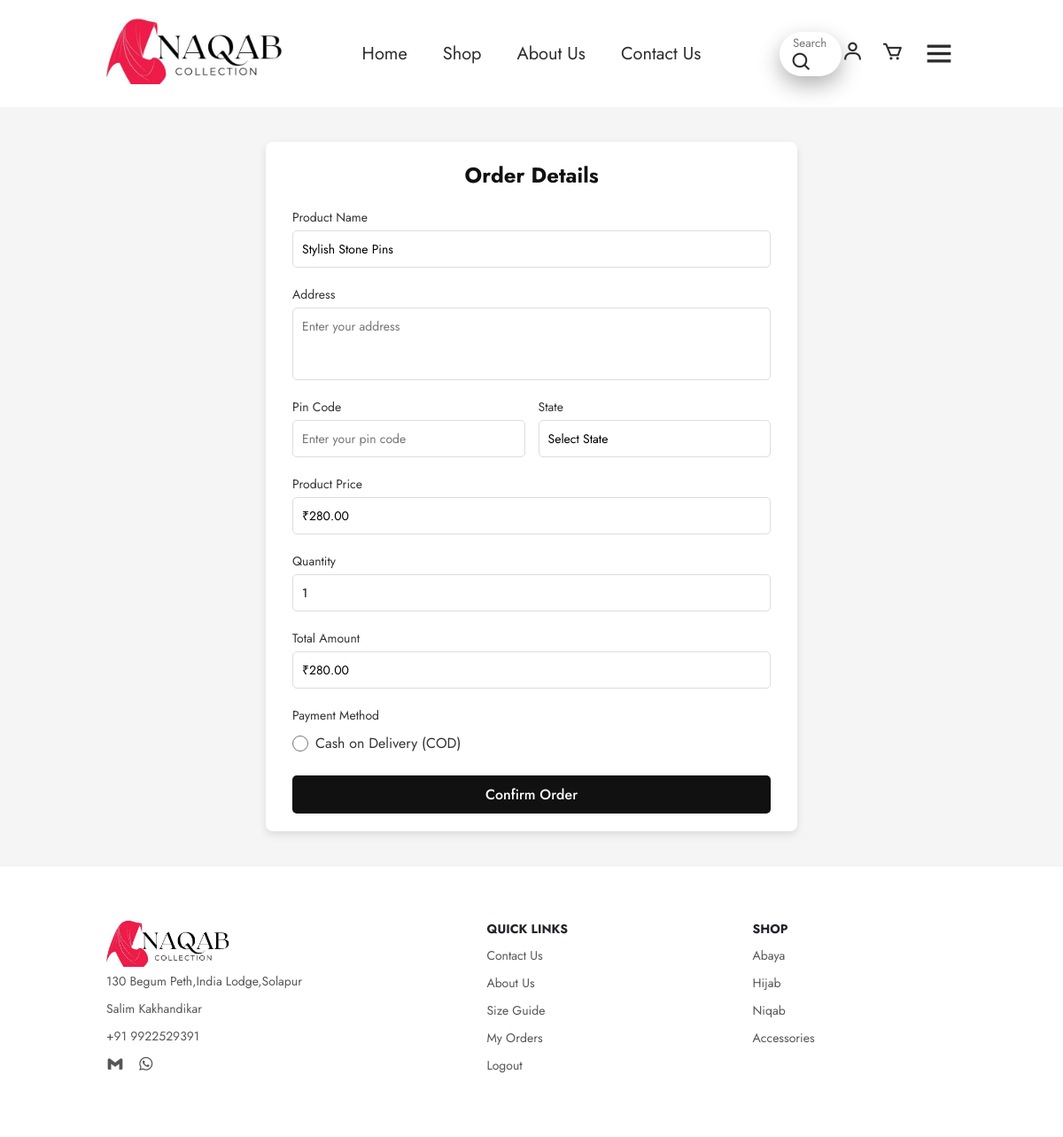
The app's page /order.php?id=8 (signed in) with its own data.
### tables this page shows
CREATE TABLE `product` (
  `id` int(11) NOT NULL,
  `name` varchar(20) NOT NULL,
  `price` int(11) NOT NULL,
  `image` text DEFAULT NULL,
  `quantity` int(11) NOT NULL,
  `category` varchar(20) NOT NULL,
  `description` varchar(100) NOT NULL
);

### order.php (the view, shortened to what this page needs)
<?php
include 'header.php';
    ?>
    <?php
$productId = intval($_GET['id']);
$stmt = $conn->prepare("SELECT name, price, quantity FROM product WHERE id = ?");
$stmt->bind_param("i", $productId);
$stmt->execute();
$result = $stmt->get_result();
$product = $result->fetch_assoc();
    ?>
<!DOCTYPE html>
<html>
<head>
    <link rel="stylesheet" href="https://cdn.jsdelivr.net/npm/sweetalert2@11/dist/sweetalert2.min.css">
    <link rel="stylesheet" href="style.css">
</head>
<body>
    <div class="checkout-container" style="margin-top:120px;">
        <form id="buyNowForm" action="" class="checkout-form">
        <h2>Order Details</h2>
            <div class="flex-container">
                <div class="input-box">
                    <label for="productName">Product Name</label>
                    <input type="text" class="form-control" id="productName"
                        value="<?php echo htmlspecialchars($product['name']); ?>" readonly>
                </div>
            </div>
            <div class="input-box">
                <label for="address">Address</label>
                <textarea id="address" name="address" placeholder="Enter your address" rows="3" required></textarea>
            </div>
            <div class="flex-container">
                <div class="input-box">
                    <label for="pincode">Pin Code</label>
                    <input type="text" id="pincode" name="pincode" placeholder="Enter your pin code" required>
                </div>
                <div class="input-box">
                    <label for="state">State</label>
                    <select id="state" name="state" required>
                        <option value="">Select State</option>
                    </select>
                </div>
            </div>
            <div class="input-box">
                <label for="productPrice">Product Price</label>
                <input type="text" class="form-control" id="productPrice"
                    value="₹<?php echo number_format($product['price'], 2); ?>" readonly>
            </div>
            <div class="flex-container">
                <div class="input-box">
                    <label for="quantity">Quantity</label>
                    <input type="number" class="form-control" id="quantity"
                        name="quantity" min="1" max="<?php echo $product['quantity']; ?>" value="1" required>
                </div>
            </div>
            <div class="flex-container">
                <div class="input-box">
                    <label for="totalAmount">Total Amount</label>
                    <input type="text" id="totalAmount" name="totalAmount"
                           value="₹<?php echo number_format($product['price'], 2); ?>" readonly>
                </div>
            </div>
    <div class="input-box">
        <label>Payment Method</label>
        <div class="radio-group">
        <label for="cod">
            <input type="radio" id="cod" name="paymentMethod" value="cod" required>
            Cash on Delivery (COD)
        </label>
        </div>
     </div>
            <button type="submit" class="main-btn">Confirm Order</button>
        </form>
    </div>
</body>
</html>
<?php include 'footer.php' ?>

### style.css (style rules this page uses)
* { margin: 0; padding: 0%; box-sizing: border-box; scroll-behavior: smooth; font-family: 'Jost',sans-serif; list-style: none; text-decoration: none; }
.main-btn { display: inline-block; color: #111; font-size: 16px; font-weight: 500; text-transform: capitalize; border: 2px solid #111; padding: 12px 25px; transition: all .42s ease; }
.input-box { margin-bottom: 20px; }
.input-box label { display: block; font-size: 14px; color: #333; margin-bottom: 5px; }
.input-box input { width: 100%; padding: 10px; border: 1px solid #ddd; border-radius: 5px; font-size: 14px; }
button.main-btn { width: 100%; background: #111; color: #fff; border: none; padding: 10px; font-size: 16px; border-radius: 5px; cursor: pointer; }
form { padding: 30px; background: #fff; display: flex; flex-direction: column; justify-content: center; }
form h2 { font-size: 24px; color: #333; margin-bottom: 20px; }
textarea { resize: none; }
.container h1, h2 { text-align: center; color: #ee1c47; margin-bottom: 15px; }
.checkout-container { display: flex; justify-content: center; align-items: center; padding: 40px 20px; background-color: #f5f5f5; }
.checkout-form { background: #fff; padding: 20px 30px; border-radius: 8px; box-shadow: 0 4px 10px rgba(0, 0, 0, 0.1); width: 100%; max-width: 600px; }
.checkout-form h2 { margin-bottom: 20px; text-align: center; color: #111; }
.input-box { margin-bottom: 20px; display: flex; flex-direction: column; }
.input-box label { font-size: 14px; color: #333; margin-bottom: 5px; }
.input-box input, .input-box textarea, .input-box select { width: 100%; padding: 10px; border: 1px solid #ddd; border-radius: 5px; font-size: 14px; }
.input-box select { background-color: #fff; appearance: none; }
.flex-container { display: flex; gap: 15px; }
.flex-container .input-box { flex: 1; }
button.main-btn { width: 100%; background: #111; color: #fff; border: none; padding: 10px; font-size: 16px; border-radius: 5px; cursor: pointer; transition: background 0.3s ease; }

### order.php (style rules this page uses)
.radio-group { display: flex; align-items: center; gap: 10px; margin-top: 5px; }
.radio-group label { display: flex; align-items: center; font-size: 16px; cursor: pointer; }
.radio-group input[type="radio"] { width: 18px; height: 18px; margin-right: 8px; accent-color: #000; }

### records on screen
product: name "Stylish Stone Pins", price "₹280.00", totalAmount "₹280.00"
